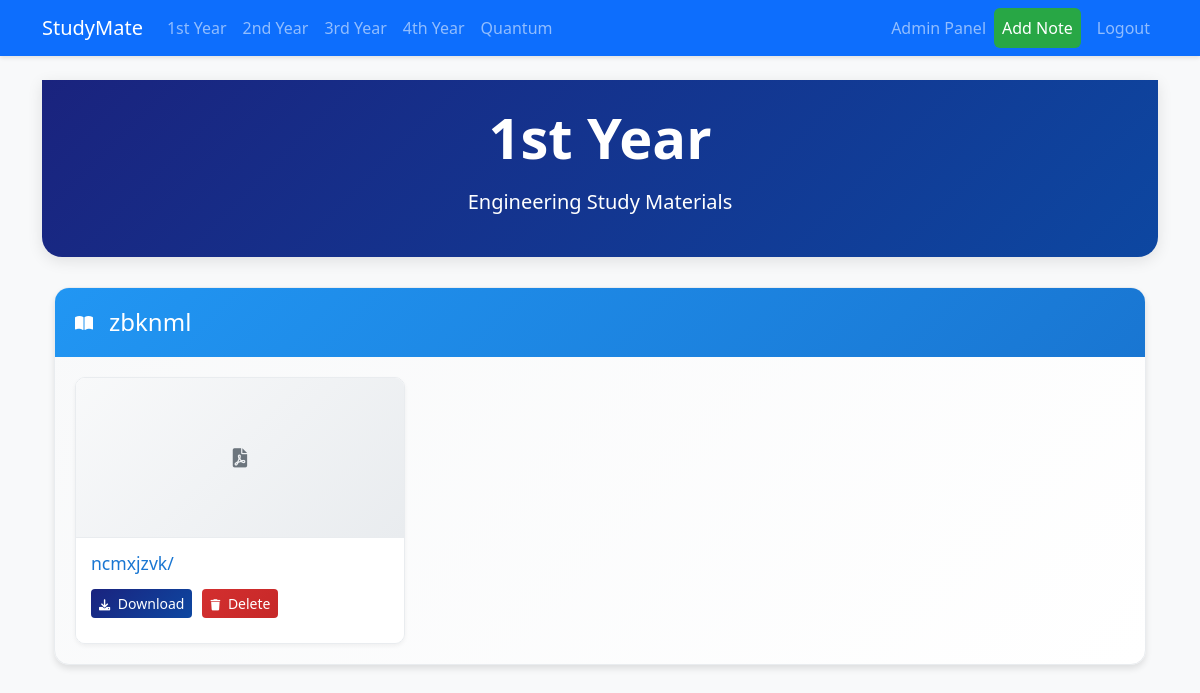
Before: /year/1/ (signed in) with the older database file.
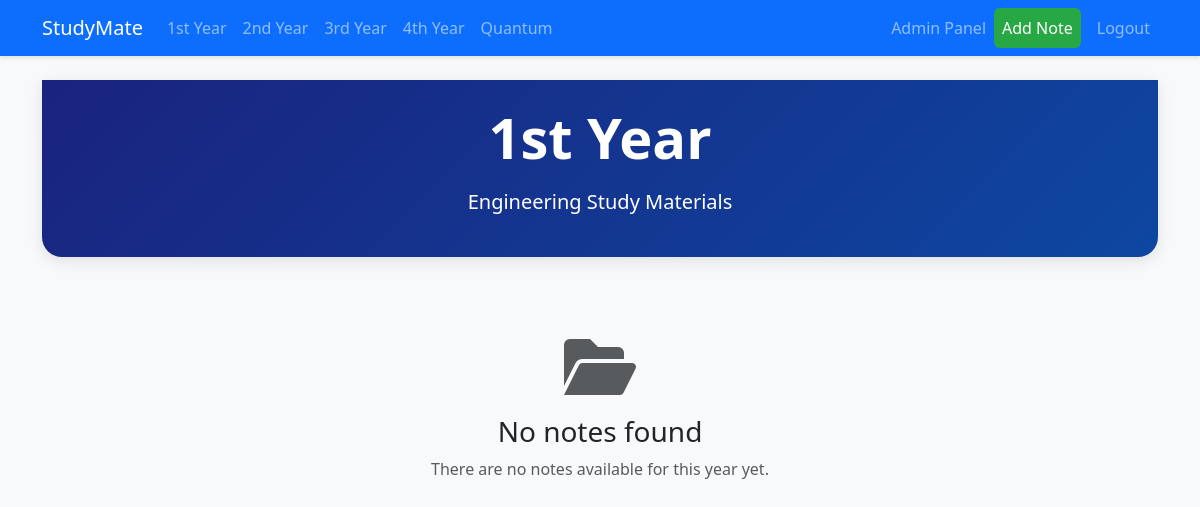
After: the same page with the newer database file.
### notes/models.py (models this page shows, shortened)
class Subject(models.Model):
    name = models.CharField(max_length=100)
    year = models.IntegerField()  # 1 for 1st year, 2 for 2nd year, etc.
    image = models.ImageField(upload_to='subject_images/', null=True, blank=True)
    is_quantum = models.BooleanField(default=False)
    class Meta:
        ordering = ['name']

class Note(models.Model):
    title = models.CharField(max_length=200)
    chapter = models.ForeignKey(Chapter, on_delete=models.CASCADE)
    file = models.FileField(upload_to='notes/')
    uploaded_by = models.ForeignKey(User, on_delete=models.CASCADE)
    upload_date = models.DateTimeField(auto_now_add=True)

### notes/views.py (the view)
# urls.py: path('year/<int:year>/', views.year_notes, name='year_notes'),
@login_required
def year_notes(request, year):
    subjects = Subject.objects.filter(year=year, is_quantum=False)
    subjects_data = []
    for subject in subjects:
        chapters = subject.chapter_set.all().order_by('unit_number')
        notes = []
        for chapter in chapters:
            chapter_notes = Note.objects.filter(chapter=chapter).order_by('title')
            notes.extend(chapter_notes)
        subjects_data.append({
            'subject': subject,
            'chapters': chapters,
            'notes': notes
        })
    return render(request, 'year_view.html', {
        'year': f'{year}{"st" if year == 1 else "nd" if year == 2 else "rd" if year == 3 else "th"} Year',
        'subjects': subjects_data
    })

### templates/year_view.html (shortened to what this page needs)
{% extends 'base.html' %}
{% block content %}
<div class="hero-section text-center py-4" style="background: linear-gradient(135deg, #1a237e, #0d47a1); color: white; margin-bottom: 30px;">
    <div class="container">
        <h1 class="display-4 fw-bold mb-3">{{ year }}</h1>
        <p class="lead">Engineering Study Materials</p>
    </div>
</div>
<div class="container">
    {% for subject_data in subjects %}
        <div class="subject-card mb-4">
            <div class="subject-header">
                <i class="fas fa-book-open me-3"></i>
                <h2>{{ subject_data.subject.name }}</h2>
            </div>
            <div class="units-container">
                <div class="notes-grid">
                    {% regroup subject_data.chapters by unit_number as unit_list %}
                    {% for unit in unit_list %}
                        {% for chapter in unit.list %}
                            {% for note in subject_data.notes %}
                                {% if note.chapter == chapter %}
                                    <div class="note-card">
                                        <div class="note-image">
                                            {% if note.chapter.image %}
                                                <img src="{{ note.chapter.image.url }}" alt="{{ note.title }}">
                                            {% else %}
                                                <div class="default-note-image">
                                                    <i class="fas fa-file-pdf fa-2x"></i>
                                                </div>
                                            {% endif %}
                                        </div>
                                        <div class="note-content">
                                            <h5 class="note-title">{{ note.title }}</h5>
                                            <div class="note-actions">
                                                <a href="{{ note.file.url }}" class="btn btn-primary btn-sm" download>
                                                    <i class="fas fa-download me-1"></i> Download
                                                </a>
                                                {% if request.user.is_staff %}
                                                    <a href="{% url 'delete_note' note.id %}" class="btn btn-danger btn-sm"
                                                       onclick="return confirm('Are you sure you want to delete this note?')">
                                                        <i class="fas fa-trash me-1"></i> Delete
                                                    </a>
                                                {% endif %}
                                            </div>
                                        </div>
                                    </div>
                                {% endif %}
                            {% endfor %}
                        {% endfor %}
                    {% endfor %}
                </div>
            </div>
        </div>
    {% empty %}
        <div class="text-center py-5">
            <i class="fas fa-folder-open fa-4x text-muted mb-3"></i>
            <h3>No notes found</h3>
            <p class="text-muted">There are no notes available for this year yet.</p>
        </div>
    {% endfor %}
</div>
{% endblock %}

Changed rows visible on the page:
removed Subject: subject.name "zbknml"
removed Note: title "ncmxjzvk/"
Other visible differences:
text now shown: "No notes found There are no notes available for this year yet."
